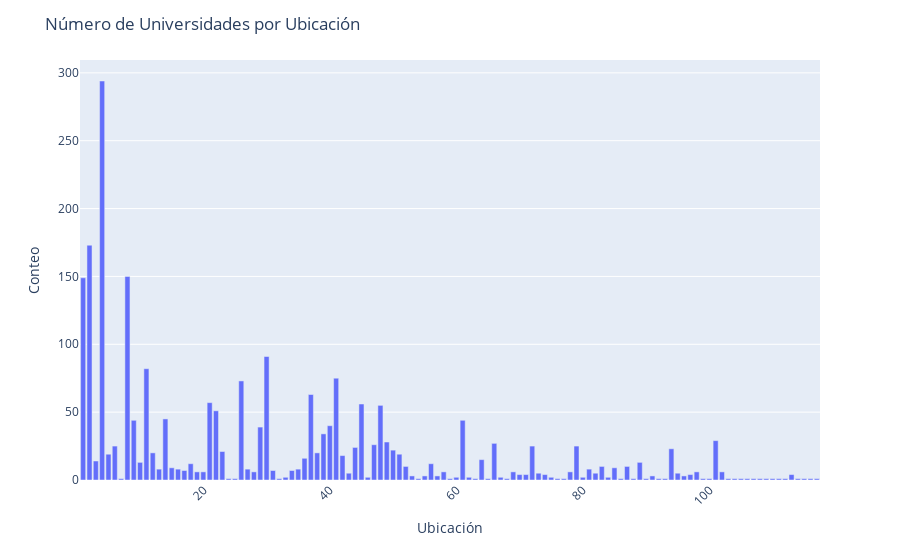

Source (notebook cell):
### Markdown cell above
- La siguiente gráfica nos da un preprocesamiento interesante, indica la cantidad de Universidades por Ubicación lo que nos da una idea de dónde por lo general se encuentran las mejores universidades del mundo

### Code cell
import plotly.express as px
location_counts = df['Location'].value_counts()
sorted_locations = location_counts.sort_values(ascending=False)
df[cols['Uni_rank']] = pd.to_numeric(df[cols['Uni_rank']], errors='coerce')

fig = px.bar(sorted_locations, x=sorted_locations.index, y=sorted_locations.values)
fig.update_layout(
    title="Número de Universidades por Ubicación",
    xaxis_title="Ubicación",
    yaxis_title="Conteo",
    xaxis_tickangle=-45,
    showlegend=False
)
fig.show()
mean_ranks = df.groupby('Location')['University Rank'].mean()
def onclick(trace, points, state):
    location = points.xs[0]
    mean_rank = mean_ranks.loc[location]
    print(f"El ranking de media de universidades en {location} es {mean_rank:.2f}")
fig.data[0].on_click(onclick)

### Figure 1 — Plotly figure (JSON) as saved in the notebook; plotly's stock layout.template omitted (floating-point values rounded to 4 significant figures)
{"data": [{"alignmentgroup": "True", "hovertemplate": "Location=%{x}<br>y=%{y}<extra></extra>", "legendgroup": "", "marker": {"color": "#636efa", "pattern": {"shape": ""}}, "name": "", "offsetgroup": "", "orientation": "v", "showlegend": false, "textposition": "auto", "type": "bar", "x": [4, 2, 8, 1, 30, 11, 41, 26, 37, 21, 45, 48, 22, 14, 61, 9, 40, 29, 39, 101, 49, 66, 47, 72, 79, 6, 44, 94, 50, 23, 38, 12, 5, 51, 42, 36, 64, 3, 89, 10, 56, 18, 52, 87, 83, 85, 15, 16, 27, 13, 35, 81, 34, 17, 31, 28, 58, 19, 20, 98, 69, 102, 78, 95, 43, 73, 82, 113, 71, 97, 74, 70, 57, 55, 91, 96, 53, 62, 60, 67, 75, 80, 33, 46, 84, 65, 68, 24, 25, 32, 54, 63, 76, 93, 77, 86, 88, 90, 92, 7, 107, 99, 59, 112, 115, 111, 110, 100, 114, 109, 103, 116, 104, 105, 108, 106, 117], "xaxis": "x", "y": [294, 173, 150, 149, 91, 82, 75, 73, 63, 57, 56, 55, 51, 45, 44, 44, 40, 39, 34, 29, 28, 27, 26, 25, 25, 25, 24, 23, 22, 21, 20, 20, 19, 19, 18, 16, 15, 14, 13, 13, 12, 12, 10, 10, 10, 9, 9, 8, 8, 8, 8, 8, 7, 7, 7, 6, 6, 6, 6, 6, 6, 6, 6, 5, 5, 5, 5, 4, 4, 4, 4, 4, 3, 3, 3, 3, 3, 2, 2, 2, 2, 2, 2, 2, 2, 1, 1, 1, 1, 1, 1, 1, 1, 1, 1, 1, 1, 1, 1, 1, 1, 1, 1, 1, 1, 1, 1, 1, 1, 1, 1, 1, 1, 1, 1, 1, 1], "yaxis": "y"}], "layout": {"barmode": "relative", "legend": {"tracegroupgap": 0}, "margin": {"t": 60}, "showlegend": false, "title": {"text": "Número de Universidades por Ubicación"}, "xaxis": {"anchor": "y", "domain": [0, 1], "tickangle": -45, "title": {"text": "Ubicación"}}, "yaxis": {"anchor": "x", "domain": [0, 1], "title": {"text": "Conteo"}}}}
